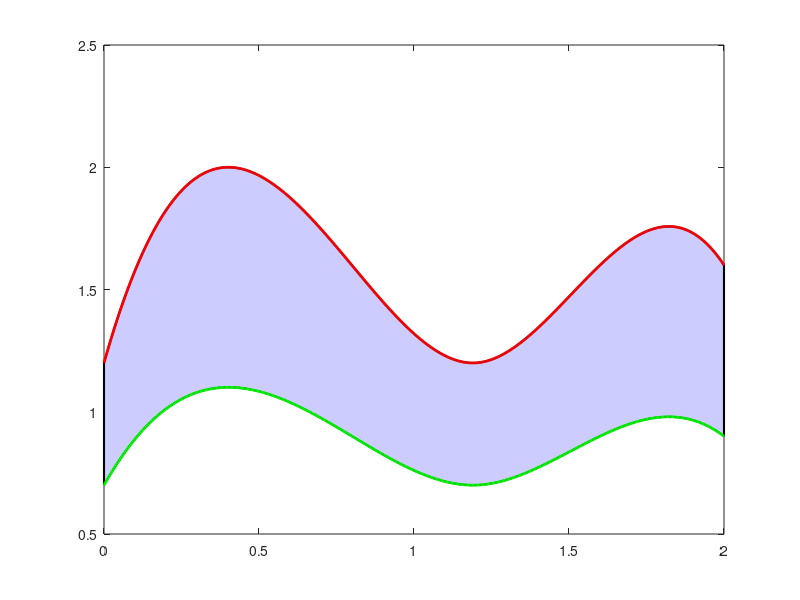

Recreate this plot in MATLAB. (Note: this script raises an error after producing the figure.)
% Clear workspace
clear; clc; close all;

% x-range
x = linspace(0, 2, 500);

% Number of random control points
n_points = 6;

% Generate random control points for lower curve
x_ctrl = linspace(0, 2, n_points);
y_ctrl_lower = 0.5 + 0.2*[1 3 2 1 2 2];  % lower curve around 0.5

% Generate smooth lower curve using spline
y_lower = spline(x_ctrl, y_ctrl_lower, x);

% Generate random upper curve above the lower curve
y_ctrl_upper = y_lower( round(linspace(1, length(x), n_points)) ) + 0.3 + 0.2*[1 3 2 1 2 2];
y_upper = spline(x_ctrl, y_ctrl_upper, x);

% Create closed curve for filling
X = [x, fliplr(x)];
Y = [y_upper, fliplr(y_lower)];

% Plot
figure;


fill(X, Y, [0.8 0.8 1], 'LineWidth', 1.5); % filled region
hold on;
plot(x, y_upper, 'r', 'LineWidth', 2); % upper curve
plot(x, y_lower, 'g', 'LineWidth', 2); % lower curve
hold off;

fontsize(27,"points")
xlabel('$x$','Interpreter','latex')
ylabel('$y$','Interpreter','latex')

xlim([-1 3])
ylim([0.5 2.2])

text(1.5,1.85,'$h(x)$','Interpreter','latex', 'FontSize', 27,'Color','k');
text(1.0,0.65,'$g(x)$','Interpreter','latex', 'FontSize', 27,'Color','k');

text(-0.7,1.1,'$x = a$','Interpreter','latex', 'FontSize', 27,'Color','k');
text(2,1.1,'$x = b$','Interpreter','latex', 'FontSize', 27,'Color','k');

text(1,1,'$R$','Interpreter','latex', 'FontSize', 27,'Color','k');

pbaspect([1 1 1])
box off


set(gca, 'XTickLabel', [], 'YTickLabel', [])
